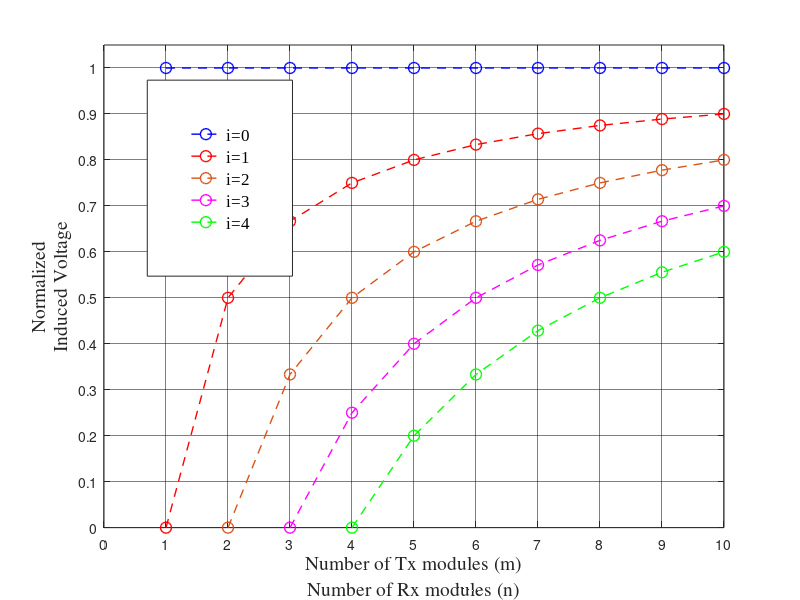
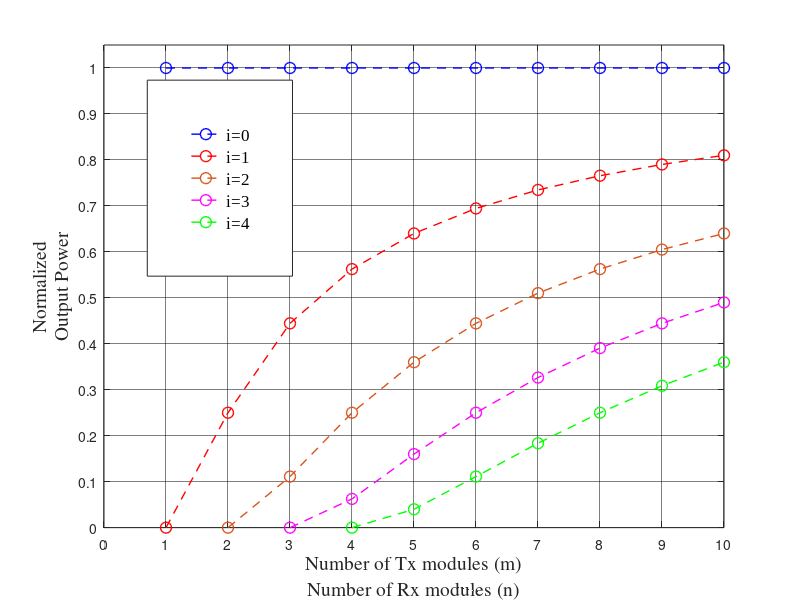

The MATLAB script that drew these images, in order:
 % number of modules
i=1 % nu8mber of failured modules

figure1 = figure( 'Position', [0 0 400 300]);

% Create axes
axes1 = axes('Parent',figure1);
hold(axes1,'on');

for i=0:1:4
m=i:1:10;
V_Tx_R= (m-i)./m;

if i==0
plot(m,V_Tx_R,'DisplayName','i=0','MarkerSize',8,'Marker','o','LineWidth',1,'LineStyle','--',...
    'Color',[0 0 1]); 
elseif i==1
 plot(m,V_Tx_R,'DisplayName','i=1','MarkerSize',8,'Marker','o','LineWidth',1,'LineStyle','--',...
    'Color',[1 0 0]);       
          
elseif i==2
 plot(m,V_Tx_R,'DisplayName','i=2','MarkerSize',8,'Marker','o','LineWidth',1,'LineStyle','--',...
    'Color',[0.850980392156863 0.325490196078431 0.0980392156862745]);
elseif i==3   
plot(m,V_Tx_R,'DisplayName','i=3','MarkerSize',8,'Marker','o','LineWidth',1,'LineStyle','--',...
    'Color',[1 0 1]);
elseif i==4
plot(m,V_Tx_R,'DisplayName','i=4','MarkerSize',8,'Marker','o','LineWidth',1,'LineStyle','--',...
    'Color',[0 1 0]);
end
        
end

% Create ylabel
ylabel({'Normalized','Induced Voltage'},'FontSize',14,'FontName','Times');

% Create xlabel
xlabel({'Number of Tx modules (m)','Number of Rx modules (n)'},'FontSize',14,'FontName','Times');

% Uncomment the following line to preserve the Y-limits of the axes
% ylim(axes1,[0 1]);
box(axes1,'on');
grid(axes1,'on');
hold(axes1,'off');
% Set the remaining axes properties
set(axes1,'GridAlpha',0.5,'GridColor',[0 0 0],'XTick',...
    [0 1 2 3 4 5 6 7 8 9 10],'YTick',[0 0.1 0.2 0.3 0.4 0.5 0.6 0.7 0.8 0.9 1]);
ylim([0 1.05])
    
legend1 = legend(axes1,'show');
set(legend1,...
    'Position',[0.184095236804372 0.539745988797168 0.18150000128746 0.32666667397817],...
    'FontSize',12,...
    'FontName','Times New Roman');

%%
figure1 = figure( 'Position', [0 0 400 300]);

% Create axes
axes1 = axes('Parent',figure1);
hold(axes1,'on');

for i=0:1:4
m=i:1:10;
V_Tx_R= ((m-i)./m).^2;

if i==0
plot(m,V_Tx_R,'DisplayName','i=0','MarkerSize',8,'Marker','o','LineWidth',1,'LineStyle','--',...
    'Color',[0 0 1]); 
elseif i==1
 plot(m,V_Tx_R,'DisplayName','i=1','MarkerSize',8,'Marker','o','LineWidth',1,'LineStyle','--',...
    'Color',[1 0 0]);       
          
elseif i==2
 plot(m,V_Tx_R,'DisplayName','i=2','MarkerSize',8,'Marker','o','LineWidth',1,'LineStyle','--',...
    'Color',[0.850980392156863 0.325490196078431 0.0980392156862745]);
elseif i==3   
plot(m,V_Tx_R,'DisplayName','i=3','MarkerSize',8,'Marker','o','LineWidth',1,'LineStyle','--',...
    'Color',[1 0 1]);
elseif i==4
plot(m,V_Tx_R,'DisplayName','i=4','MarkerSize',8,'Marker','o','LineWidth',1,'LineStyle','--',...
    'Color',[0 1 0]);
end
        
end

% Create ylabel
ylabel({'Normalized','Output Power'},'FontSize',14,'FontName','Times');

% Create xlabel
xlabel({'Number of Tx modules (m)','Number of Rx modules (n)'},'FontSize',14,'FontName','Times');

% Uncomment the following line to preserve the Y-limits of the axes
% ylim(axes1,[0 1]);
box(axes1,'on');
grid(axes1,'on');
hold(axes1,'off');
% Set the remaining axes properties
set(axes1,'GridAlpha',0.5,'GridColor',[0 0 0],'XTick',...
    [0 1 2 3 4 5 6 7 8 9 10],'YTick',[0 0.1 0.2 0.3 0.4 0.5 0.6 0.7 0.8 0.9 1]);
ylim([0 1.05])
    
legend1 = legend(axes1,'show');
set(legend1,...
    'Position',[0.184095236804372 0.539745988797168 0.18150000128746 0.32666667397817],...
    'FontSize',12,...
    'FontName','Times New Roman');
